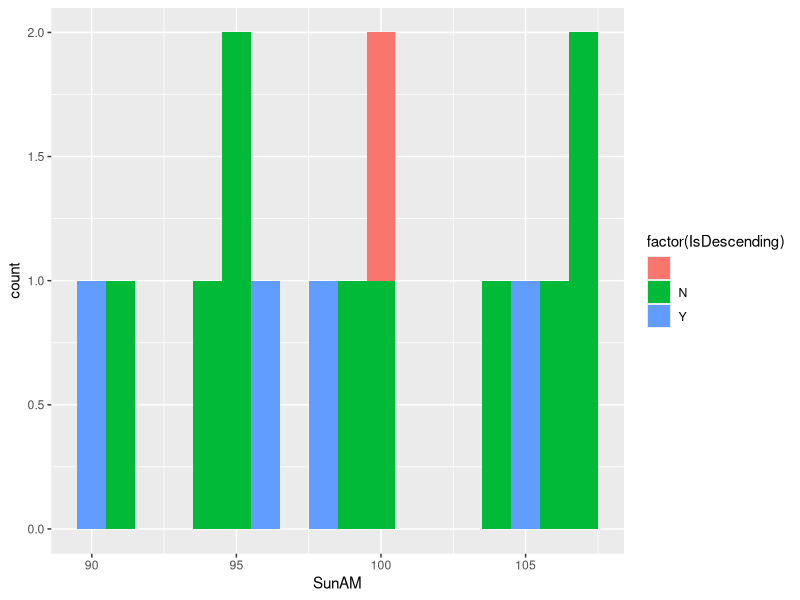

Generate this figure with R:
library(ggplot2)

# load data
market <- read.csv("data/stalk.csv", 
                   colClasses = c(rep('numeric', 14), 'factor'), 
                   header = TRUE)

# average loss of a Thursday sale vs Tuesday sale for descending
pos <- market[market$IsDescending == 'Y',]
avg_loss <- mean(pos$TuePM - pos$ThuPM, na.rm = TRUE)
print(paste("Average Loss When Descending", avg_loss))

# plot
plt <- ggplot(market, 
              aes(SunAM, fill = factor(IsDescending))) + 
        geom_histogram(binwidth = 1)
print(plt)

